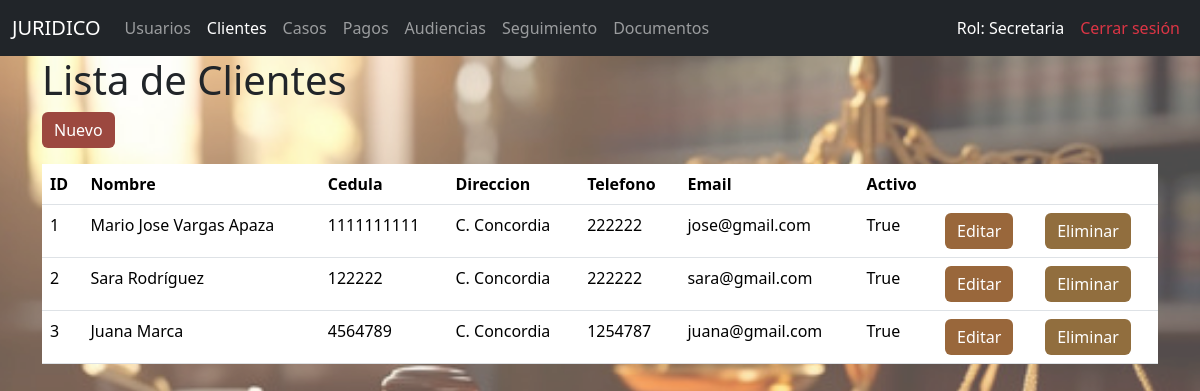
The page /clientes/ (signed in) on the database its author committed.
### models/rol_model.py (models this page shows, shortened)
class Rol(db.Model):
    __tablename__ = "rol"
    id_rol = db.Column(db.Integer,primary_key = True)
    nombre_rol = db.Column(db.String(50), nullable = False)
    usuarios = db.relationship('Usuario', back_populates='rol')

### models/cliente_model.py (models this page shows, shortened)
class Cliente(db.Model):
    __tablename__ = "clientes"
    id = db.Column(db.Integer,primary_key = True)
    nombre = db.Column(db.String(50), nullable = False)
    cedula = db.Column(db.String(50), nullable = False)
    direccion = db.Column(db.String(50), nullable = False)
    telefono = db.Column(db.String(20),nullable = False)
    email = db.Column(db.String(100),nullable=False)
    activo = db.Column(db.Boolean, default=True, nullable=False)
    casos = db.relationship("Caso", back_populates="cliente")
    @staticmethod
    def get_all():
        return Cliente.query.all()

### controllers/cliente_controller.py (the view)
@cliente_bp.route("/")
def index():
    if current_user.rol not in ['Secretaria', 'Administrador']:
        abort(403)
    clientes = Cliente.get_all()
    return cliente_view.list(clientes)

### app.py (called while the page is built)
@login_manager.user_loader
def load_user(user_id):
    usuario = Usuario.get_by_id(int(user_id))
    return UserLogin(usuario) if usuario else None

@app.context_processor
def inject_active_path():
    def is_active(path):
        return 'active' if request.path == path else ''
    return dict(is_active=is_active)

### auth/user_login.py (called while the page is built)
    @property
    def rol(self):
        return self.usuario.rol.nombre_rol

### controllers/cliente_controller.py (called while the page is built)
@cliente_bp.before_request
def verificar_autenticacion():
    if not current_user.is_authenticated:
        return redirect(url_for('home'))

### models/usuario_model.py (called while the page is built)
    @staticmethod
    def get_by_id(id_usuario):
        return Usuario.query.get(id_usuario)

### views/cliente_view.py (called while the page is built)
def list(clientes):
    return render_template("clientes/index.html", clientes=clientes)

### templates/clientes/index.html (shortened to what this page needs)
{% extends "base.html" %}
{% block content %}
<h1>Lista de Clientes</h1>
<a class="btn btn-success mb-3" href="{{url_for('cliente.create')}}" style=" background-color:rgb(156, 72, 63); color: white; border: none;">Nuevo</a>
<table class="table table striped">
<tr>
<th>ID</th>
<th>Nombre</th>
<th>Cedula</th>
<th>Direccion</th>
<th>Telefono</th>
<th>Email</th>
<th>Activo</th>
<th></th>
<th></th>
</tr>
    {% for item in clientes%}
    <tr>
<td>{{item.id}}</td>
<td>{{item.nombre}}</td>
<td>{{item.cedula}}</td>
<td>{{item.direccion}}</td>
<td>{{item.telefono}}</td>
<td>{{item.email}}</td>
<td>{{item.activo}}</td>
<td>
<a class="btn btn-warning" href="{{url_for('cliente.edit',id=item.id)}}" style=" background-color:rgb(153, 103, 59); color: white; border: none;">Editar</a>
</td>
<td>
<a class="btn btn-danger" href="{{url_for('cliente.delete',id=item.id)}}" style=" background-color:rgb(145, 110, 62); color: white; border: none;">Eliminar</a>
</td>
</tr>
    {% endfor%}
</table>
{% endblock %}

### templates/base.html (shortened to what this page needs)
<!doctype html>
<html lang="es">
  <head>
    <link href="https://cdn.jsdelivr.net/npm/bootstrap@5.3.6/dist/css/bootstrap.min.css" rel="stylesheet">
</head>
<body style="position: relative; z-index: 0;">
    <nav class="navbar navbar-expand-lg navbar-dark bg-dark">
        <div class="container-fluid">
          <a class="navbar-brand" href="#">JURIDICO</a>
          <div class="collapse navbar-collapse" id="navbarNav">
            <ul class="navbar-nav">
              <li class="nav-item">
                <a class="nav-link " aria-current="page" href="/usuarios/">Usuarios</a>
              </li>
              <li class="nav-item">
                <a class="nav-link {{is_active('/clientes/')}}" href="/clientes/">Clientes</a>
              </li>
              <li class="nav-item">
                <a class="nav-link {{is_active('/casos/')}}" href="/casos/">Casos</a>
              </li>
              <li class="nav-item">
                <a class="nav-link {{is_active('/pagos/')}}" href="/pagos/">Pagos</a>
              </li>
              <li class="nav-item">
                <a class="nav-link {{is_active('/audiencias/')}}" href="/audiencias/">Audiencias</a>
              </li>
              <li class="nav-item">
                <a class="nav-link {{is_active('/seguimientos/')}}" href="/seguimientos/">Seguimiento</a>
              </li>
              <li class="nav-item">
                <a class="nav-link {{is_active('/documentos/')}}" href="/documentos/">Documentos</a>
              </li>
            </ul>
          </div>
          <div class="collapse navbar-collapse" id="navbarNav">
            <ul class="navbar-nav ms-auto">
              <li class="nav-item">
                <span class="nav-link text-white">Rol: {{ current_user.rol }}</span>
              </li>
              <li class="nav-item">
                <a class="nav-link text-danger" href="{{ url_for('logout') }}">
                   Cerrar sesión
                </a>
              </li>
            </ul>
          </div>
        </div>
      </nav>
    <div class="container">
        {% block content %}
        {% endblock  %}
    </div>
  </body>
</html>

### templates/base.html (style rules this page uses)
body::before { content: ""; position: fixed; top: 0; left: 0; width: 100%; height: 100%; background: url('/static/img/fondo.jpg') no-repeat center center fixed; background-size: cover; opacity: 0.70; z-index: -1; }

### rows shown on the page
Rol: rol "Secretaria"
Cliente: id "1", nombre "Mario Jose Vargas Apaza", cedula "1111111111", direccion "C. Concordia", telefono "222222", email "jose@gmail.com", activo "True"
Cliente: id "2", nombre "Sara Rodríguez", cedula "122222", direccion "C. Concordia", telefono "222222", email "sara@gmail.com", activo "True"
Cliente: id "3", nombre "Juana Marca", cedula "4564789", direccion "C. Concordia", telefono "1254787", email "juana@gmail.com", activo "True"
